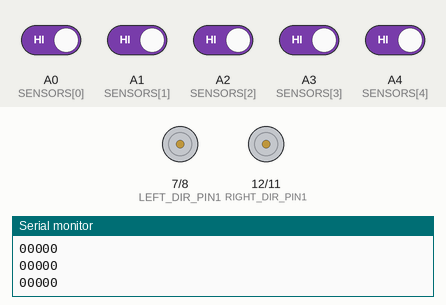
Simulated run of this sketch. Board: Arduino Uno, built with avr-gcc and run on an emulated ATmega328P. Parts: motor-driver pin pairs drawn as motors (green arrow = first pin HIGH = forward, orange = second pin HIGH = backward, longer = more drive, scaled by the enable pin), the last lines printed to the serial monitor. The inputs (shaded band) are chosen by the test bench; at power-on: A0 (SENSORS[0]), A1 (SENSORS[1]), A2 (SENSORS[2]), A3 (SENSORS[3]), A4 (SENSORS[4]) HIGH.

Above: at 1.2 s.
1.3 s: A0 (SENSORS[0]) driven LOW
2.8 s: A2 (SENSORS[2]) driven LOW
At 3.6 s:
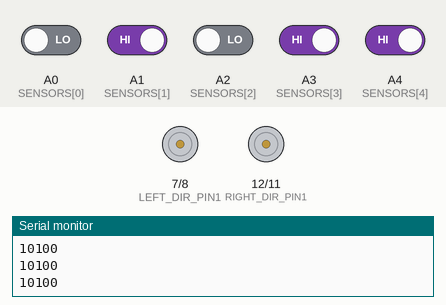
4.3 s: A2 (SENSORS[2]) driven HIGH
At 4.47 s:
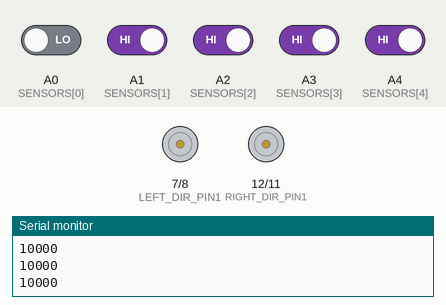
6.1 s: A3 (SENSORS[3]) driven LOW
At 6.28 s:
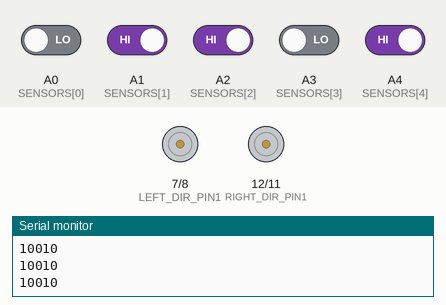
7.9 s: A0 (SENSORS[0]) driven HIGH
At 9.0 s:
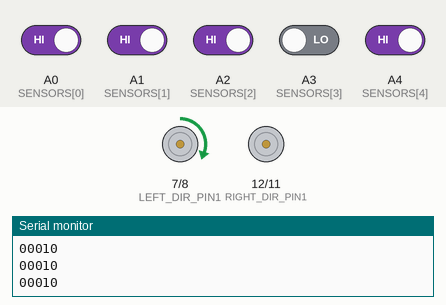
9.7 s: A0 (SENSORS[0]) driven LOW
At 10.9 s:
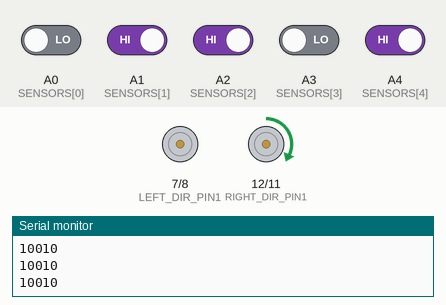
Timing chart, 0 to 12.5 s (numbered marks = the images above; inputs shaded):
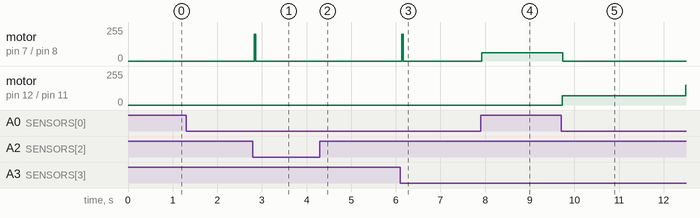

Measured:
- after the input at 2.8 s, motor on pin 7 (LEFT_DIR_PIN1) / pin 8 (LEFT_DIR_PIN2): stopped → forward 200/255 at once, → stopped 0.04 s later; motor on pin 12 (RIGHT_DIR_PIN1) / pin 11 (RIGHT_DIR_PIN2): stays stopped (without the input it goes to forward 150/255 after 1.5 s)
- after the input at 4.3 s, motor on pin 12 (RIGHT_DIR_PIN1) / pin 11 (RIGHT_DIR_PIN2): stays stopped (without the input it goes to forward 150/255 after 1.8 s)
- after the input at 6.1 s, motor on pin 7 (LEFT_DIR_PIN1) / pin 8 (LEFT_DIR_PIN2): stopped → forward 200/255 at once, → stopped 0.04 s later; motor on pin 12 (RIGHT_DIR_PIN1) / pin 11 (RIGHT_DIR_PIN2): stays stopped (without the input it goes to forward 150/255 after 1.8 s)
- after the input at 7.9 s, motor on pin 7 (LEFT_DIR_PIN1) / pin 8 (LEFT_DIR_PIN2): stopped → forward 62/255 at once; motor on pin 12 (RIGHT_DIR_PIN1) / pin 11 (RIGHT_DIR_PIN2): stays stopped (without the input it goes to forward 150/255 after 1.8 s)
- after the input at 9.7 s, motor on pin 7 (LEFT_DIR_PIN1) / pin 8 (LEFT_DIR_PIN2): forward 62/255 → stopped at once; motor on pin 12 (RIGHT_DIR_PIN1) / pin 11 (RIGHT_DIR_PIN2): stopped → forward 69/255 at once, → forward 150/255 2.8 s later

The sketch:

line_tracking.ino
```cpp
// Define sensor pins (left to right)
const int SENSORS[5] = {A0, A1, A2, A3, A4};

// Define motor control pins
const int RIGHT_SPEED_PIN = 9;   // RIGHT PWM pin
const int RIGHT_DIR_PIN1 = 12;   // Right Motor direction pin 1
const int RIGHT_DIR_PIN2 = 11;   // Right Motor direction pin 2
const int LEFT_SPEED_PIN = 6;    // LEFT PWM pin
const int LEFT_DIR_PIN1 = 7;     // Left Motor direction pin 1
const int LEFT_DIR_PIN2 = 8;     // Left Motor direction pin 2

// Define speed constants
const int FAST = 150;
const int MEDIUM = 140;
const int SLOW = 130;

// Set up motor pins as outputs
void setupMotors() {
  pinMode(RIGHT_DIR_PIN1, OUTPUT);
  pinMode(RIGHT_DIR_PIN2, OUTPUT);
  pinMode(LEFT_DIR_PIN1, OUTPUT);
  pinMode(LEFT_DIR_PIN2, OUTPUT);
  pinMode(RIGHT_SPEED_PIN, OUTPUT);
  pinMode(LEFT_SPEED_PIN, OUTPUT);
}

// Move the robot forward
void moveForward() {
  digitalWrite(RIGHT_DIR_PIN1, HIGH);
  digitalWrite(RIGHT_DIR_PIN2, LOW);
  digitalWrite(LEFT_DIR_PIN1, HIGH);
  digitalWrite(LEFT_DIR_PIN2, LOW);
  setMotorSpeeds(200, 200);
}

// Turn the robot left
void turnLeft(int duration = 0) {
  digitalWrite(RIGHT_DIR_PIN1, HIGH);
  digitalWrite(RIGHT_DIR_PIN2, LOW);
  digitalWrite(LEFT_DIR_PIN1, LOW);
  digitalWrite(LEFT_DIR_PIN2, HIGH);
  setMotorSpeeds(200, 200);
  delay(duration);
}

// Turn the robot right
void turnRight(int duration = 0) {
  digitalWrite(RIGHT_DIR_PIN1, LOW);
  digitalWrite(RIGHT_DIR_PIN2, HIGH);
  digitalWrite(LEFT_DIR_PIN1, HIGH);
  digitalWrite(LEFT_DIR_PIN2, LOW);
  setMotorSpeeds(200, 200);
  delay(duration);
}

// Move the robot backward
void moveBackward(int duration = 0) {
  digitalWrite(RIGHT_DIR_PIN1, LOW);
  digitalWrite(RIGHT_DIR_PIN2, HIGH);
  digitalWrite(LEFT_DIR_PIN1, LOW);
  digitalWrite(LEFT_DIR_PIN2, HIGH);
  setMotorSpeeds(200, 200);
  delay(duration);
}

// Stop the robot
void stopMoving() {
  digitalWrite(RIGHT_DIR_PIN1, LOW);
  digitalWrite(RIGHT_DIR_PIN2, LOW);
  digitalWrite(LEFT_DIR_PIN1, LOW);
  digitalWrite(LEFT_DIR_PIN2, LOW);
}

// Set the speed of both motors
void setMotorSpeeds(int leftSpeed, int rightSpeed) {
  analogWrite(LEFT_SPEED_PIN, leftSpeed);
  analogWrite(RIGHT_SPEED_PIN, rightSpeed);
}

// Read values from all sensors
String readSensors() {
  String sensorValues = "";
  for (int i = 0; i < 5; i++) {
    // Invert readings: 1 for black line, 0 for white surface
    sensorValues += !digitalRead(SENSORS[i]);
  }
  return sensorValues;
}

// Main line following logic
void followLine() {
  String sensorData = readSensors();
  Serial.println(sensorData);

  if (sensorData == "10000") {
    // Line is far left, turn left
    turnLeft();
    setMotorSpeeds(FAST, FAST);
  } else if (sensorData == "10100" || sensorData == "01000" || sensorData == "01100" ||
             sensorData == "11100" || sensorData == "10010" || sensorData == "11010") {
    // Line is slightly left, adjust course
    moveForward();
    setMotorSpeeds(0, FAST);
  } else if (sensorData == "00001") {
    // Line is far right, turn right
    turnRight();
    setMotorSpeeds(FAST, FAST);
  } else if (sensorData == "00011" || sensorData == "00010" || sensorData == "00101" ||
             sensorData == "00110" || sensorData == "00111" || sensorData == "01101" ||
             sensorData == "01111" || sensorData == "01011" || sensorData == "01001") {
    // Line is slightly right, adjust cours
    moveForward();
    setMotorSpeeds(FAST, 0);
  } else if (sensorData == "11111") {
    // All sensors detect line, stop moving
    stopMoving();
    setMotorSpeeds(0, 0);
  }
}

// Initial setup
void setup() {
  setupMotors();
  stopMoving();
  Serial.begin(9600);  // Initialize serial communication for debugging
}

// Main program loop
void loop() {
  followLine();
}
```
